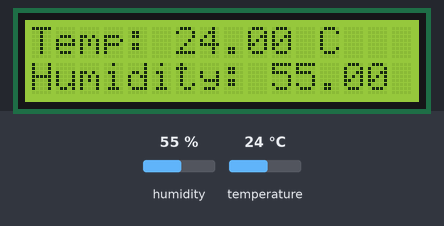
Recording of a sketch running on a simulated Arduino Uno, built with avr-gcc and run on an emulated ATmega328P. Parts: 16×2 character LCD. The test bench sets the inputs (shaded band); at power-on: humidity 55 %, temperature 24 °C.

Above: at 2.6 s.
2.7 s: humidity set to 22 %
At 5.1 s:
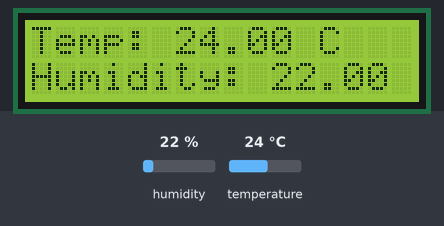
5.7 s: temperature set to 12 °C
At 6.7 s:
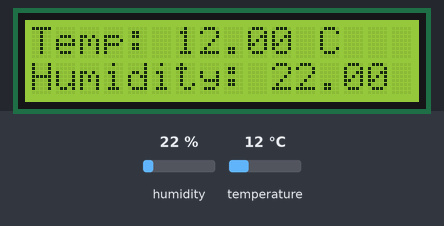
8.7 s: humidity set to 40 %
At 11.2 s:
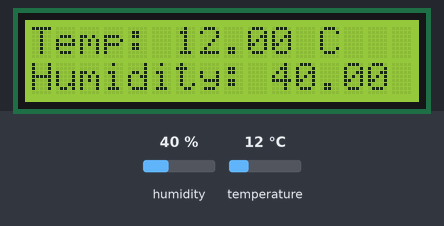
11.7 s: temperature set to 19 °C
At 12.8 s:
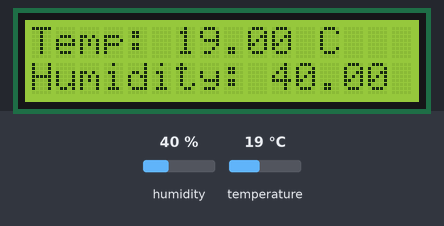
Timing chart, 0 to 14.7 s (numbered marks = the images above; inputs shaded):
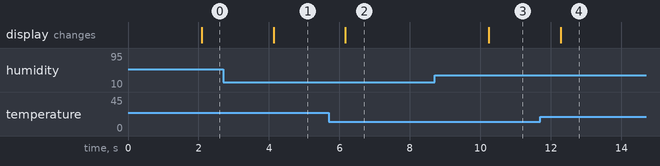

The sketch:

sketch.ino
```cpp
#include <Wire.h>
#include <LiquidCrystal_I2C.h>
#include "DHT.h"

#define DHTPIN 2      // Pin connected to the DHT22 data pin
#define DHTTYPE DHT22 // DHT 22 (AM2302)

DHT dht(DHTPIN, DHTTYPE);
LiquidCrystal_I2C lcd(0x27, 16, 2); // Adjust the I2C address if necessary

void setup() {
  lcd.begin(16, 2);
  lcd.backlight();
  dht.begin();
}

void loop() {
  delay(2000); // Wait a few seconds between measurements

  float h = dht.readHumidity();
  float t = dht.readTemperature();

  if (isnan(h) || isnan(t)) {
    lcd.setCursor(0, 0);
    lcd.print("Sensor error");
    return;
  }

  lcd.setCursor(0, 0);
  lcd.print("Temp: ");
  lcd.print(t);
  lcd.print(" C");

  lcd.setCursor(0, 1);
  lcd.print("Humidity: ");
  lcd.print(h);
  lcd.print(" %");
}
```

Measured:
- after the input at 2.7 s, the display: changes after 1.4 s (image 1)
- after the input at 5.7 s, the display: changes after 0.47 s (image 2)
- after the input at 8.7 s, the display: changes after 1.5 s (image 3)
- after the input at 11.7 s, the display: changes after 0.58 s (image 4)
